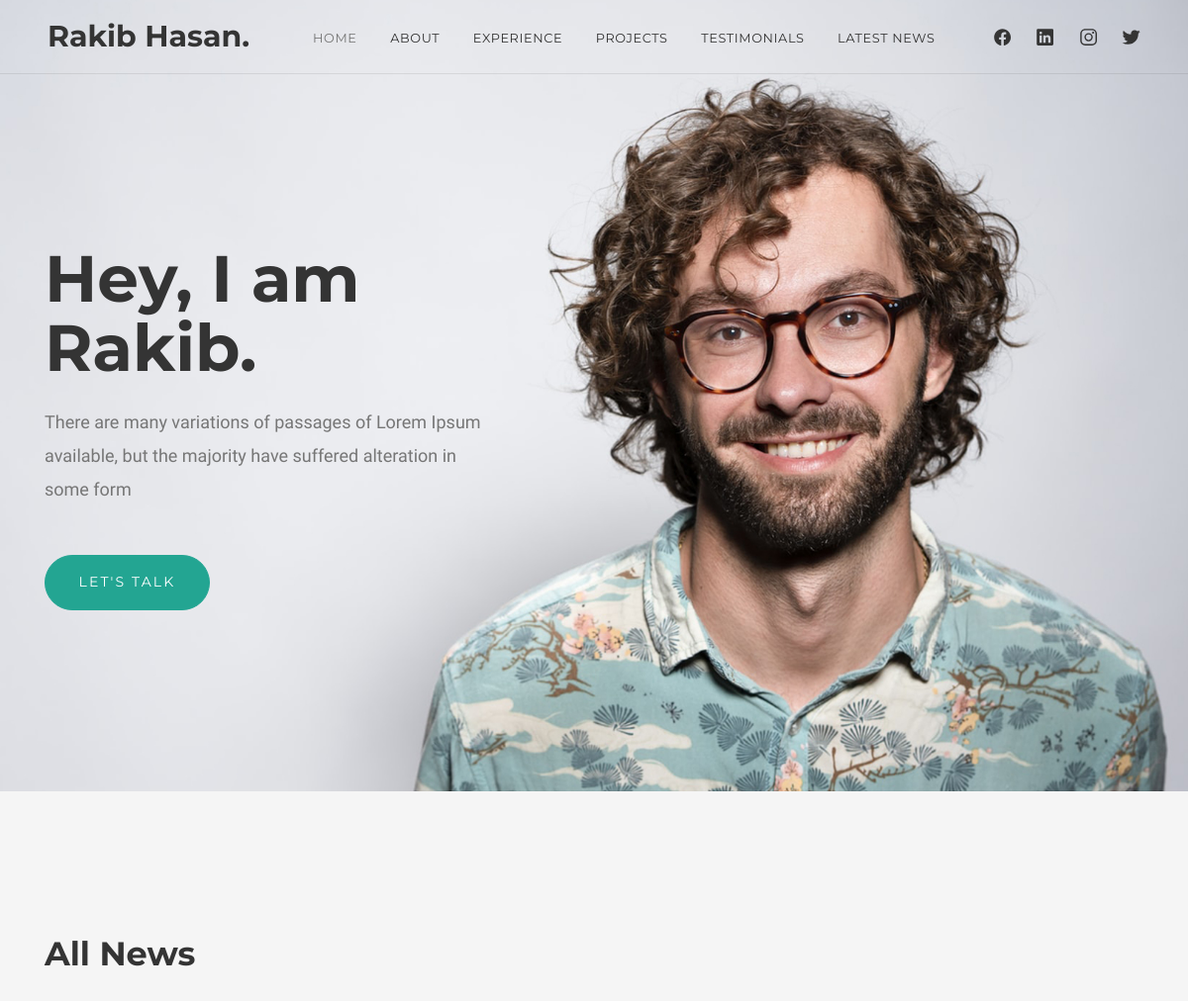
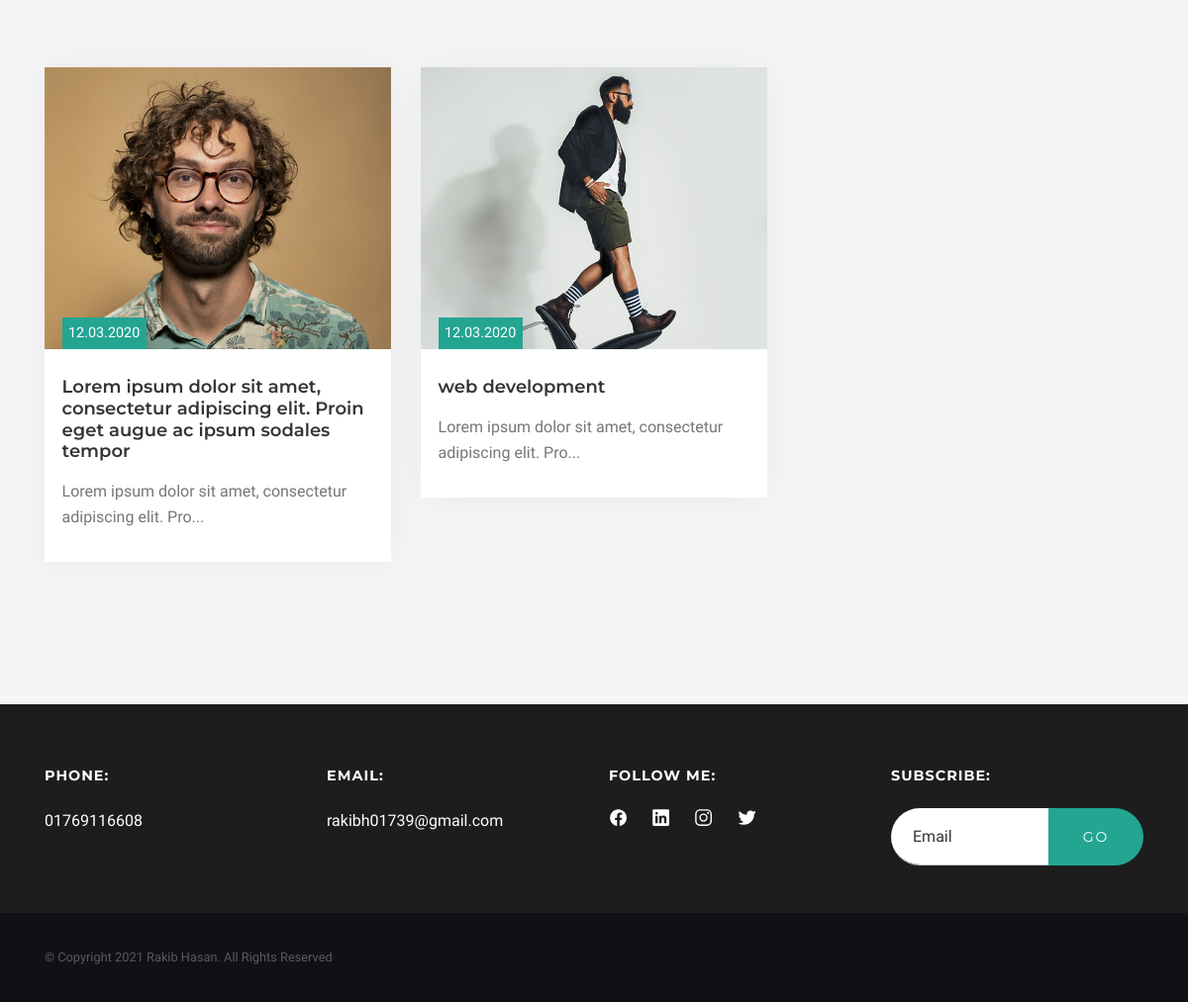
The page /all_news.php on the database its author committed (2 pictures, top to bottom).
### tables this page shows
CREATE TABLE `general_settings` (
  `id` int(11) NOT NULL,
  `field_name` varchar(50) NOT NULL,
  `value` varchar(255) NOT NULL,
  `status` int(1) NOT NULL DEFAULT 1
);

CREATE TABLE `banner` (
  `id` int(11) NOT NULL,
  `intro` varchar(70) NOT NULL,
  `message` varchar(400) NOT NULL,
  `banner_photo` varchar(150) NOT NULL,
  `status` int(2) NOT NULL DEFAULT 1
);

CREATE TABLE `latest_news` (
  `id` int(11) NOT NULL,
  `title` varchar(200) NOT NULL,
  `news_photo` varchar(150) NOT NULL,
  `news_details` text NOT NULL,
  `date` datetime NOT NULL,
  `status` int(1) NOT NULL DEFAULT 1
);

### admin/inc/functions.inc.php (called while the page is built, shortened)
<?php
function db_connect()
{
    return $con = mysqli_connect("localhost", "root", "", "portfolio");
}
function select_all($table_name, $conditions = "")
{
    $select_query = mysqli_query(db_connect(), "SELECT * FROM $table_name $conditions");
    return $select_query;
}
function single_value($field_name)
{
    $single_value = mysqli_fetch_assoc(select_all("general_settings", "WHERE field_name='$field_name'"));
    return $single_value['value'];
}

### all_news.php (the view)
<?php
require_once "header.inc.php";
?>
<section id="news" class="section bg-light">
    <div class="container">
        <div class="row align-items-end">
            <div class="col-md-6" data-aos="fade-up">
                <h2 class="mb-3 mb-md-0">All News</h2>
            </div>
        </div>
        <div class="mt-5 pt-5">
            <div class="row-news row">
                <?php
                foreach (select_all('latest_news', "WHERE status=1 ORDER BY latest_news.title ASC ") as $latest_news) :
                ?>
                    <div class="col-news col-md-6 col-lg-4" data-aos="fade-in" data-aos-delay="0">
                        <figure class="position-relative">
                            <div class="position-relative">
                                <a href="news_details.php?id=<?= $latest_news['id'] ?>"><img alt="" class="w-100 d-block" src="img/news/<?= $latest_news['news_photo'] ?>"></a>
                                <mark class="date">12.03.2020</mark>
                            </div>
                            <figcaption>
                                <h5><a href="news_details.php?id=<?= $latest_news['id'] ?>"><?= $latest_news['title'] ?></a></h5><?= mb_substr($latest_news['news_details'], 0, 60) . "..." ?>
                            </figcaption>
                        </figure>
                    </div>
                <?php endforeach; ?>
            </div>
        </div>
    </div>
</section>
<?php
require_once "footer.inc.php";
?>

### header.inc.php (shortened to what this page needs)
<?php
require_once "admin/inc/functions.inc.php";
?>
<!doctype html>
<html lang="en">
<head>
    <link rel="stylesheet" href="css/style.css">
</head>
<body>
    <nav id="scrollspy" class="navbar navbar-desctop">
        <div class="d-flex position-relative w-100">
            <a class="navbar-brand" href="index.php"><?= single_value("author") ?>.</a>
            <ul class="navbar-nav-desctop mr-auto d-none d-lg-block">
                <li><a class="nav-link" href="#home">Home</a></li>
                <li><a class="nav-link" href="#about">About</a></li>
                <li><a class="nav-link" href="#experience">Experience</a></li>
                <li><a class="nav-link" href="#projects">Projects</a></li>
                <li><a class="nav-link" href="#testimonials">Testimonials</a></li>
                <li><a class="nav-link" href="#news">Latest News</a></li>
            </ul>
            <ul class="social-icons mr-auto mr-lg-0 d-none d-sm-block">
                <?php
                foreach (select_all("social", "") as $social) :
                ?>
                    <li><a target="_blank" href="<?= $social['profile_link'] ?>">
                            <ion-icon name="<?= $social['icon'] ?>"></ion-icon>
                        </a></li>
                <?php endforeach ?>
            </ul>
        </div>
    </nav>
    <?php
    $banner = mysqli_fetch_assoc(select_all("banner", "WHERE status=1 ORDER BY banner.id DESC"));
    ?>
    <main id="home" class="masthead jarallax" style="background-image:url('img/banner/<?= $banner['banner_photo'] ?>');" role="main">
        <div class="opener">
            <div class="container">
                <div class="row">
                    <div class="col-md-6 col-lg-5">
                        <h1><?= $banner['intro'] ?></h1>
                        <p class="lead mt-4 mb-5"><?= $banner['message'] ?></p>
                        <button type="button" class="btn" data-toggle="modal" data-target="#send-request">Let's talk</button>
                    </div>
                </div>
            </div>
        </div>
    </main>

### footer.inc.php (shortened to what this page needs)
<footer>
  <div class="section bg-dark py-5 pb-0">
    <div class="container">
      <div class="row">
        <div class="col-md-6 col-lg-3">
          <h6 class="text-white mb-4">Phone:</h6>
          <p class="text-white mb-4"><?= single_value("mobile_number") ?></p>
        </div>
        <div class="col-md-6 col-lg-3">
          <h6 class="text-white mb-4">Email:</h6>
          <p class="text-white mb-4"><?= single_value("email") ?></p>
        </div>
        <div class="col-md-6 col-lg-3">
          <h6 class="text-white mb-4">Follow me:</h6>
          <ul class="social-icons">
            <?php
            foreach (select_all("social", "WHERE status=1 ") as $social) :
            ?>
              <li><a target="blank" href="<?= $social['profile_link'] ?>">
                  <ion-icon name="<?= $social['icon'] ?>"></ion-icon>
                </a></li>
            <?php endforeach ?>
          </ul>
        </div>
        <div class="col-md-6 col-lg-3">
          <h6 class="text-white mb-4">Subscribe:</h6>
          <form method="post" action="send_message.php">
            <div class="input-group">
              <input name="email" type="email" class="form-control" placeholder="Email">
              <div class="input-group-append">
                <button class="btn" name="subscribe" type="submit">Go</button>
              </div>
            </div>
          </form>
        </div>
      </div>
    </div>
  </div>
  <div class="footer-copy section-sm">
    <div class="container">© Copyright <?= date("Y") ?> <?= single_value("author") ?>. All Rights Reserved</div>
  </div>
</footer>
</body>
</html>

### rows shown on the page
general_settings: value "Rakib Hasan"
banner: intro "Hey, I am Rakib.", message "There are many variations of passages of Lorem Ipsum available, but the majority have suffered alteration in some form"
latest_news: news_photo (picture), title "Lorem ipsum dolor sit amet, consectetur adipiscing elit. Proin eget augue ac ipsum sodales tempor", news_details "Lorem ipsum dolor sit amet, consectetur adipiscing elit. Pro"
latest_news: news_photo (picture), title "web development", news_details "Lorem ipsum dolor sit amet, consectetur adipiscing elit. Pro"
general_settings: value "01769116608"
general_settings: value "rakibh01739@gmail.com"
